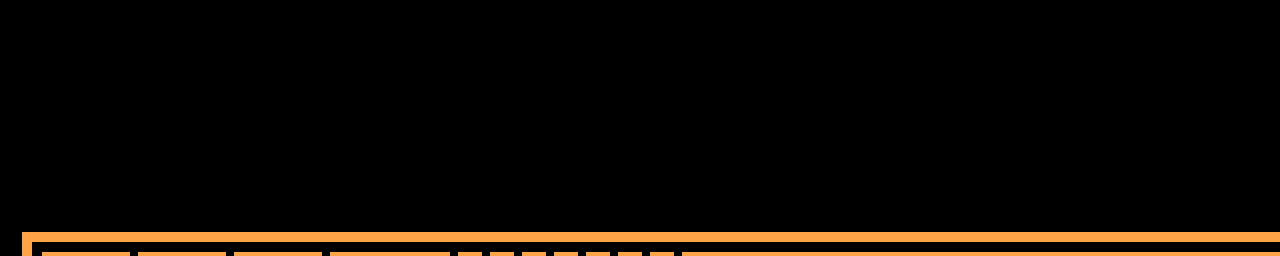

Tiled map render using the project's own tile images. Description and the map definition, with tile-layer contents summarised, below:
An orthogonal 40x8 tile map with 32x32 px tiles, 3 tile layers (negro, verde, naranja), 3 tilesets and 6 objects.

<map version="1.2" tiledversion="1.2.1" orientation="orthogonal" renderorder="right-down" width="40" height="8" tilewidth="32" tileheight="32" infinite="0" nextlayerid="11" nextobjectid="124">
 <tileset firstgid="1" source="bloque1.tsx" />
 <tileset firstgid="26" source="bloque2.tsx" />
 <tileset firstgid="51" source="bloque3.tsx" />
 <layer id="1" name="negro" width="40" height="8" offsetx="2" offsety="1">
  <data>[320 cells, 40 non-empty, 4 distinct tile ids]</data>
 </layer>
 <objectgroup id="8" name="cangrejos" />
 <objectgroup id="9" name="pulpos" />
 <layer id="2" name="verde" width="40" height="8">
  <data>[320 cells, 0 non-empty, 0 distinct tile ids]</data>
 </layer>
 <layer id="3" name="naranja" width="40" height="8">
  <data>[320 cells, 0 non-empty, 0 distinct tile ids]</data>
 </layer>
 <objectgroup id="7" name="minas" offsetx="0" offsety="-2" />
 <objectgroup id="4" name="monedas">
  <object id="118" x="412" y="200">
   <ellipse />
  </object>
  <object id="119" x="463" y="201">
   <ellipse />
  </object>
  <object id="120" x="496" y="195">
   <ellipse />
  </object>
  <object id="121" x="615" y="189" width="4" height="1">
   <ellipse />
  </object>
  <object id="122" x="708" y="200">
   <ellipse />
  </object>
  <object id="123" x="585" y="199">
   <ellipse />
  </object>
 </objectgroup>
</map>
